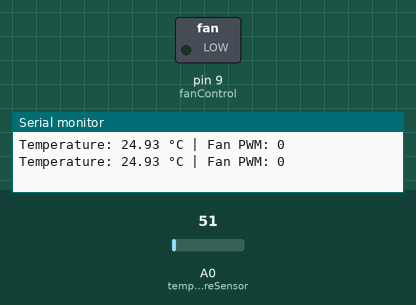
Simulated run of this sketch. Board: Arduino Uno, built with avr-gcc and run on an emulated ATmega328P. On the bench: switched loads named in the sketch (green lamp = pin HIGH), the last lines printed to the serial monitor. Inputs (shaded band) come from the test bench; at power-on: A0 (temperatureSensor) = 51.

Above: at 1.8 s.
1.9 s: A0 (temperatureSensor) set to 54
At 2.7 s:
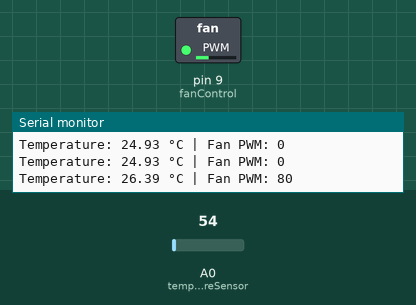
3.5 s: A0 (temperatureSensor) set to 71
At 4.3 s:
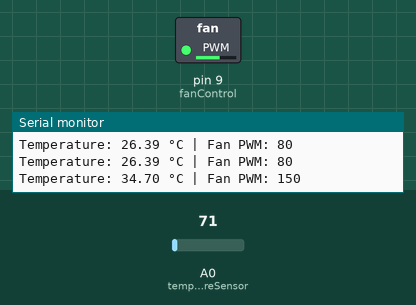
5.5 s: A0 (temperatureSensor) set to 86
At 7.1 s:
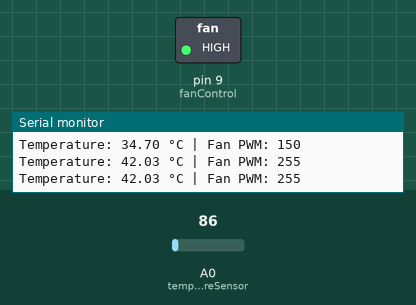
7.5 s: A0 (temperatureSensor) set to 61
At 8.7 s:
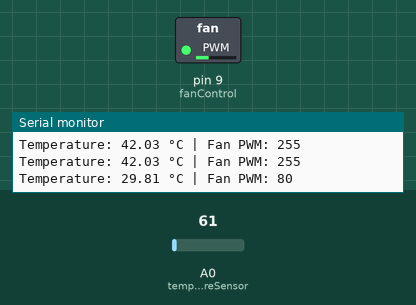
9.5 s: A0 (temperatureSensor) set to 112
At 11.5 s:
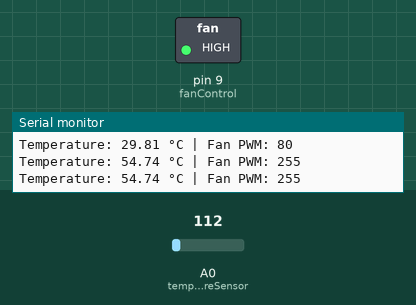
Timing chart, 0 to 12.5 s (numbered marks = the images above; inputs shaded):
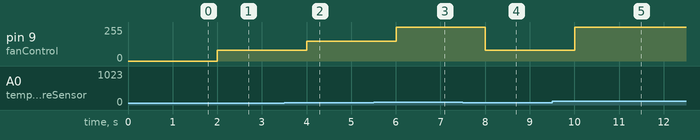

The sketch:

temperature_fan_control.ino
```cpp
const int temperatureSensor = A0;
const int fanControl = 9;

void setup() {

  pinMode(fanControl, OUTPUT);

  Serial.begin(9600);
}

void loop() {

  int sensorValue = analogRead(temperatureSensor);

  // Convert analog reading to voltage
  float voltage = sensorValue * (5.0 / 1023.0);

  // Reference calculation for an LM35-type sensor
  float temperature = voltage * 100.0;

  int fanSpeed;

  if (temperature < 25) {
    fanSpeed = 0;
  }
  else if (temperature < 30) {
    fanSpeed = 80;
  }
  else if (temperature < 35) {
    fanSpeed = 150;
  }
  else if (temperature < 40) {
    fanSpeed = 220;
  }
  else {
    fanSpeed = 255;
  }

  analogWrite(fanControl, fanSpeed);

  Serial.print("Temperature: ");
  Serial.print(temperature);
  Serial.print(" °C | Fan PWM: ");
  Serial.println(fanSpeed);

  delay(1000);
}
```

Measured:
- the behaviour switches between 51 and 52 on A0 (temperatureSensor) (found by bisection; images 0 and 1)
- after the input at 1.9 s, pin 9 (fanControl): 0/255 → 80/255 after 0.10 s
- after the input at 3.5 s, pin 9 (fanControl): 80/255 → 150/255 after 0.50 s
- after the input at 5.5 s, pin 9 (fanControl): 150/255 → 255/255 after 0.51 s
- after the input at 7.5 s, pin 9 (fanControl): 255/255 → 80/255 after 0.51 s
- after the input at 9.5 s, pin 9 (fanControl): 80/255 → 255/255 after 0.51 s
